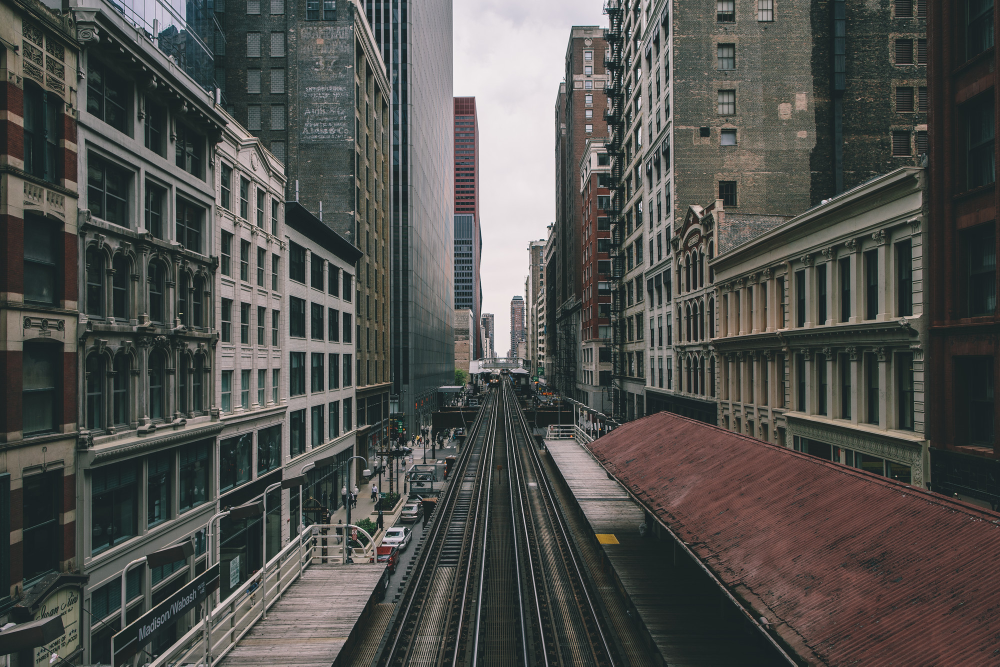
#> input picture cityscape.jpg, 2000 x 1333 px (shown at 1/2 size)
$ python sta_v01.py cityscape.jpg
#> lines starting #> are read from the running program, lines starting #| are printed output that depends on the picture
'''
Author: Bryson Gray
2022

version 01. Structure tensor analyisis is changed to apply Gaussian filter before computing derivatives.
'''

# %%


from scipy.ndimage import gaussian_filter, sobel
from torch.nn.functional import grid_sample
import os
os.environ["OPENCV_IO_MAX_IMAGE_PIXELS"] = pow(2,40).__str__()
import cv2
from skimage.transform import resize
import numpy as np
import torch
import matplotlib
import argparse
import h5py

def load_img(impath, img_down=0, reverse_intensity=False):
#> called with impath = 'cityscape.jpg', img_down = 0, reverse_intensity = False
    imname = os.path.split(impath)[1]
    print(f'loading image {imname}...')
    I = cv2.imread(impath, cv2.IMREAD_GRAYSCALE)
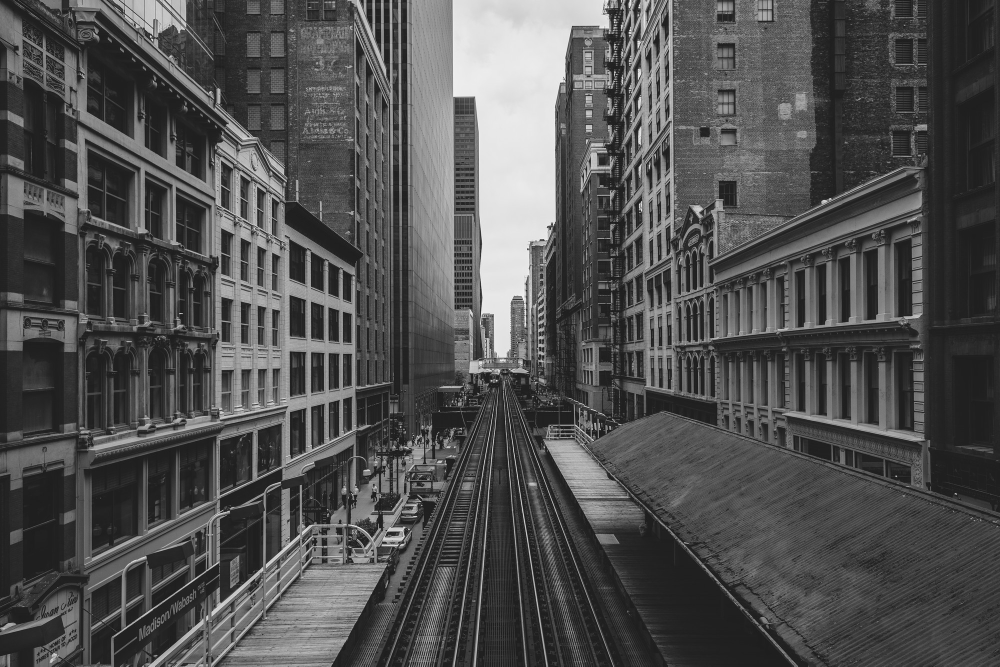
#> I: shape (1333, 2000) (shown at 1/2 size); min 7, max 255, mean 80.5
    if img_down:
        print('downsampling image...')
        I = resize(I, (I.shape[0]//img_down, I.shape[1]//img_down), anti_aliasing=True)
    # fit I to range (0,1)
    if np.max(I[0]) > 1:
        I = I * 1/255
    if reverse_intensity == True:
        I = 1 - I

    return I

# function for applying rigid transformations to S
def construct_S(xx, yy, xy, down=0, A=None):
    '''
    Construct the structure tensor image from its components and apply a rigid transfrom if one is given.

    Parameters
    ----------
    xx : numpy 2d-array
        Numpy array storing x gradient information of the original 2D image.
    yy : numpy 2d-array
        Numpy array storing y gradient information of the original 2D image.
    xy : numpy 2d-array
        Numpy array storing x gradient * y gradient of the original 2D image.
    A : numpy 2d-array
        3x3 rigid transformation matrix
    Returns
    -------
    S : array
        Structure tensor image


    '''
    if A is not None:
        # first apply rigid transformation to coordinates and resample each component of S.
        Ai = np.linalg.inv(A)
        # get coordinate grid of S
        xS = [np.arange(xx.shape[0])-xx.shape[0]/2, np.arange(xx.shape[1])-xx.shape[1]/2, np.arange(2)] # place origin in center of image
        XS = np.stack(np.meshgrid(xS[0], xS[1], xS[2]), axis=-1).transpose(1,0,2,3) # we assume A is in x,y,z order so make XS x,y,z to match
        # apply transform to coordinate grid
        AiS = (Ai @ XS[..., None])[...,0].transpose(3,0,1,2)
        # resample each component on transformed grid
        xx = interp(xS, xx[None, ..., None].astype(np.double), AiS).squeeze().numpy()[...,0]
        yy = interp(xS, yy[None, ..., None].astype(np.double), AiS).squeeze().numpy()[...,0]
        xy = interp(xS, xy[None, ..., None].astype(np.double), AiS).squeeze().numpy()[...,0]

    S = np.stack((xx, xy, xy, yy), axis=-1)
    if down:
        S = resize(S, (S.shape[0]//down, S.shape[1]//down, 4), anti_aliasing=True)
    S = S.reshape((S.shape[0],S.shape[1],2,2))

    # transform structure tensors
    if A is not None:
        S = A[:2,:2] @ S @ np.transpose(A[:2,:2])  # transform structure tensors

    return S

def struct_tensor(I, sigma=1, down=0, A=None, all=False):
    # sobel function gets approx. gradient of image intensity along the specified axis
#> called with sigma = 1, down = 1, all = False
    print('calculating image gradients...')

    I_y = sobel(I, axis=0)
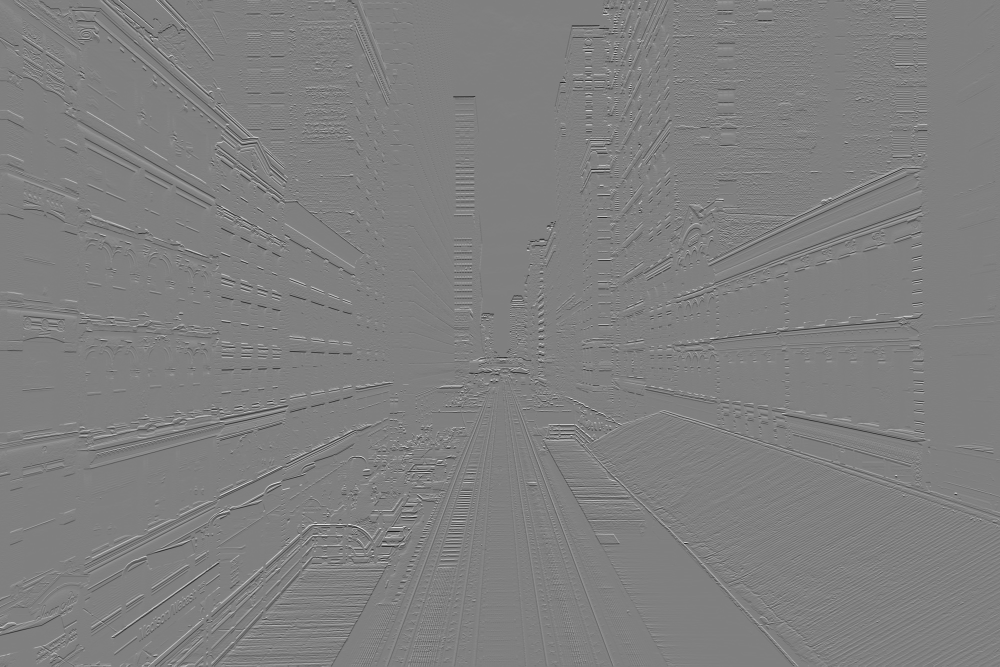
#> I_y: shape (1333, 2000) float64 (shown at 1/2 size); min -3.16, max 3.14, mean -0.000969; drawn with min black and max white
    I_x = sobel(I, axis=1)

    # construct the structure tensor, s
    print('constructing structure tensors...')
    I_y_sq = gaussian_filter(I_y**2, sigma=sigma)
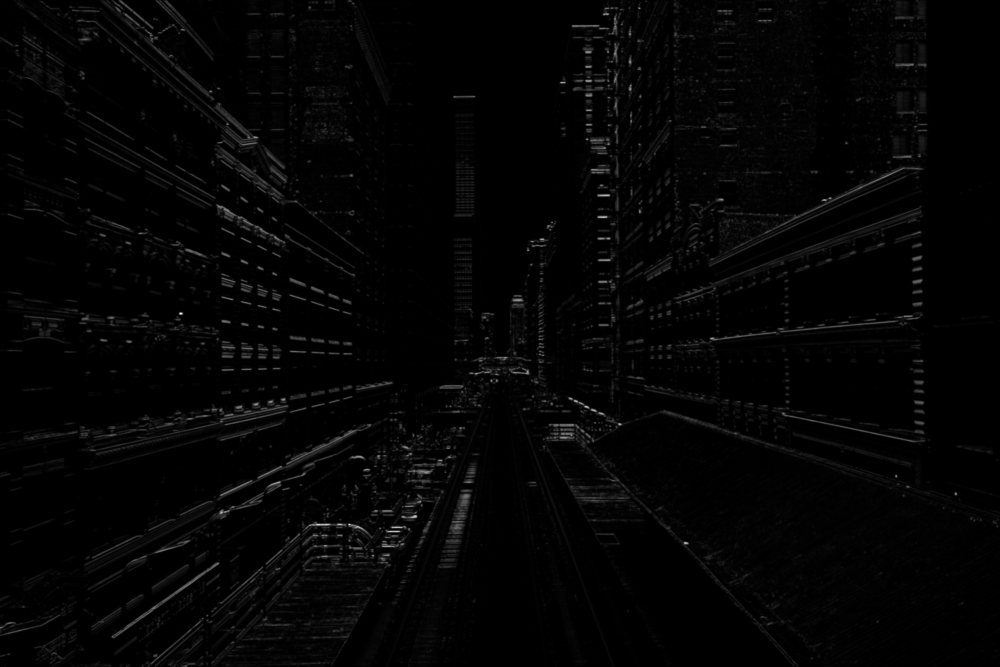
#> I_y_sq: shape (1333, 2000) float64 (shown at 1/2 size); min 0, max 5.59, mean 0.101; drawn with min black and max white
    I_x_sq = gaussian_filter(I_x**2, sigma=sigma)
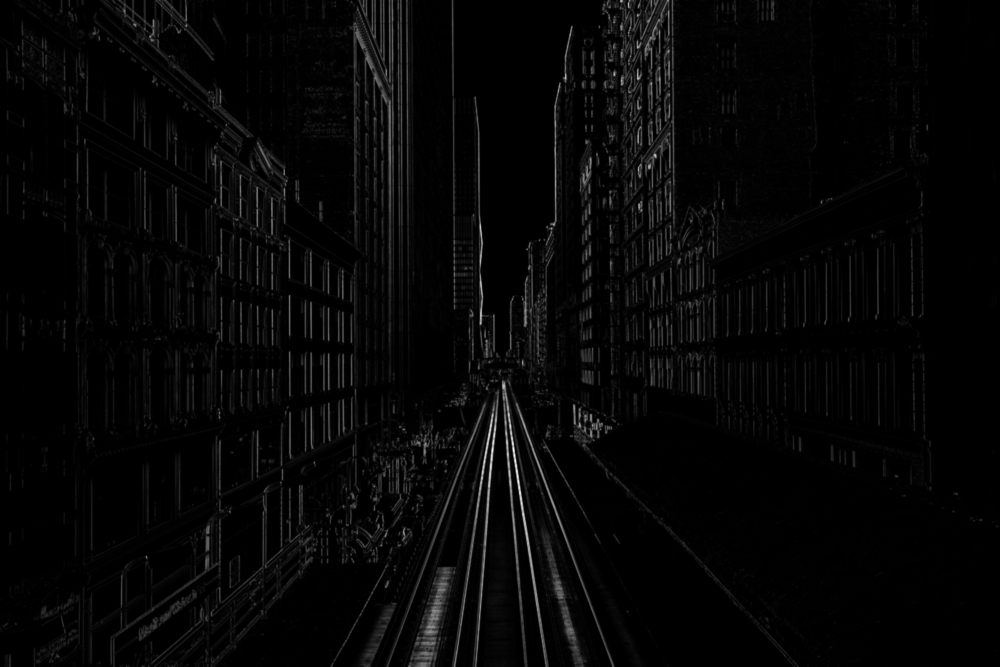
#> I_x_sq: shape (1333, 2000) float64 (shown at 1/2 size); min 0, max 6.08, mean 0.159; drawn with min black and max white
    I_xy = gaussian_filter(I_x*I_y, sigma=sigma)
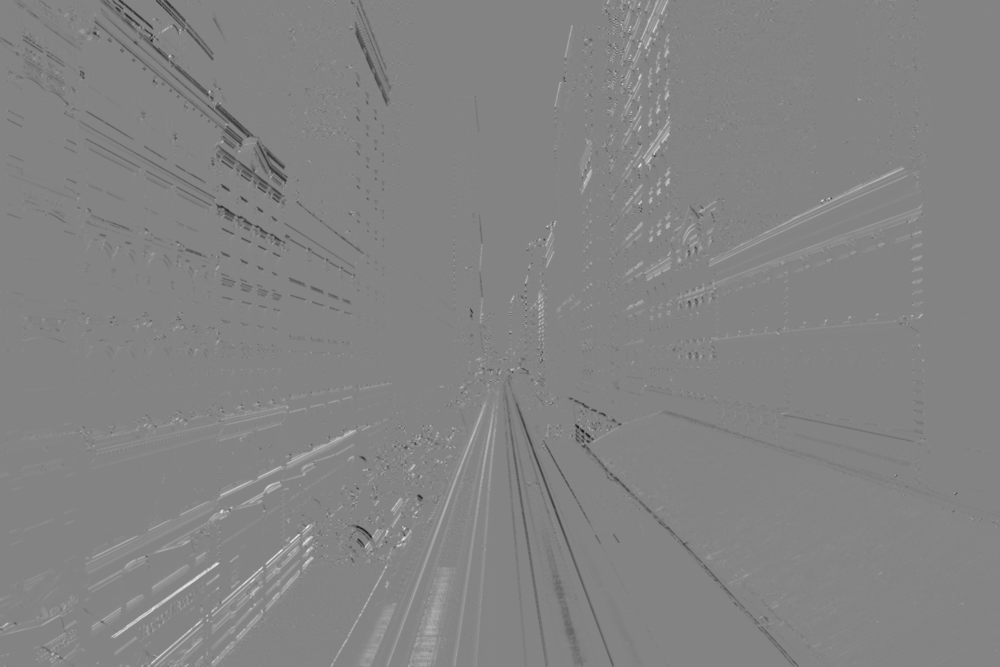
#> I_xy: shape (1333, 2000) float64 (shown at 1/2 size); min -2.22, max 2.07, mean 0.00383; drawn with min black and max white

    S = construct_S(I_x_sq, I_y_sq,
        I_xy, A=A, down=down)
#> in construct_S, `S = np.stack((xx, xy, xy, yy), axis=-1)`:
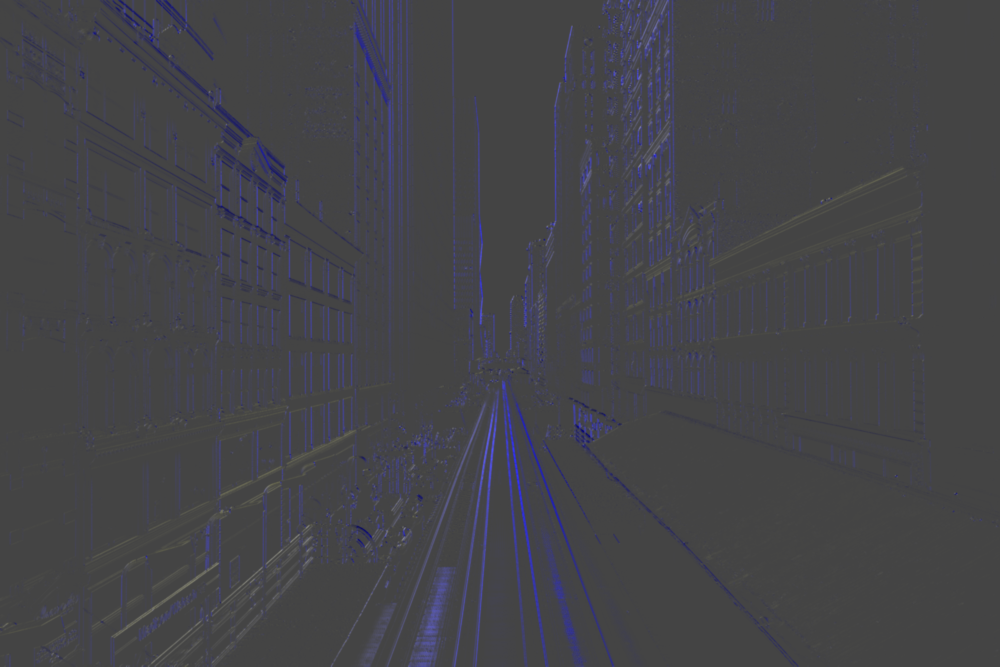
#> S: shape (1333, 2000, 4) float64 (shown at 1/2 size); mean of channels 0, 1, 2, 3 0.159, 0.00383, 0.00383, 0.101; drawn with min black and max white
    if all:
        # construct orientation (theta) and anisotropy index (AI)
        print('calculating orientations and anisotropy...')
        d,v = np.linalg.eig(S)

        # get only principle eigenvectors
        max_idx = np.abs(d).argmax(axis=-1)
        max_idx = np.ravel(max_idx)
        max_idx = np.array([np.arange(max_idx.shape[0]), max_idx])
        v = np.transpose(v, axes=(0,1,3,2)).reshape(-1,2,2)
        v = v[max_idx[0],max_idx[1]].reshape(S.shape[0],-1,2)
        theta = ((np.arctan(v[...,1] / v[...,0])) + np.pi / 2) / np.pi
        AI = abs(d[...,0] - d[...,1]) / abs(d[...,0] + d[...,1])

        # make hsv image where hue= primary orientation, saturation= anisotropy, value= original image
        print('constructing hsv image...')

        if down:
            I = resize(I, (I.shape[0]//down, I.shape[1]//down), anti_aliasing=True)
        stack = np.stack([theta,AI,I], -1)
        hsv = matplotlib.colors.hsv_to_rgb(stack)

        return {'S':S, 'theta':theta, 'AI':AI, 'hsv':hsv}
    else:
        return S


# [84 lines left out: functions interp, read_matrix_data, not called in this run]

def main():

    parser = argparse.ArgumentParser()
    parser.add_argument("image", help="path to image to be used for structure tensor analysis")
    parser.add_argument("-o", "--out", help="output directory")
    parser.add_argument("-a", "--all", action="store_true",
                        help="save out theta, anisotropy index, and hsv with structure tensor")
    parser.add_argument("-i", "--img_down", type=int, default=0,
                        help="image downsampling factor applied before structure tensor calculation")
    parser.add_argument("-s", "--sigma", type=float, default=1,
                        help="sigma used for gaussian filter on structure tensor")
    parser.add_argument("-d", "--down", type=int, default=1,
                        help="structure tensor downsampling factor")
    parser.add_argument("-r", "--reverse_intensity", action="store_true",
                        help="reverse image intensity, e.g. light on dark to dark on light")
    parser.add_argument('-A', '--affine', help=".txt file storing rigid 3x3 transformation matrix")
    args = parser.parse_args()

    image = args.image

    if args.out:
        out = args.out
        if not os.path.exists(out):
            os.makedirs(out)
    else:
        out = os.getcwd()

    if args.affine:
        with open(args.affine, 'rt') as f:
            A = read_matrix_data(f)

    img_down = args.img_down
    sigma = args.sigma
    down = args.down
    reverse_intensity = args.reverse_intensity

    I = load_img(image, img_down, reverse_intensity)
    if args.all==True:
        st_out = struct_tensor(I, sigma, down, all=True)
        S = st_out['S']
        theta = st_out['theta']
        AI = st_out['AI']
        hsv = st_out['hsv']
    else:
        S = struct_tensor(I, sigma, down)

    # save out structure tensor field
    base = os.path.splitext(os.path.split(image)[1])[0]
    S_name = base + '_S.h5'
    with h5py.File(os.path.join(out, S_name), 'w') as f:
            f.create_dataset('S', data=S)

    # save out images
    if args.all:
        name = base + '_theta.png'
        cv2.imwrite(os.path.join(out, name), (theta*255).astype(np.uint8), [cv2.IMWRITE_PNG_COMPRESSION, 0])
        name = base + '_AI.png'
        cv2.imwrite(os.path.join(out, name), (AI*255).astype(np.uint8), [cv2.IMWRITE_PNG_COMPRESSION, 0])
        name = base + '_hsv.png'
        cv2.imwrite(os.path.join(out, name), (hsv*255).astype(np.uint8), [cv2.IMWRITE_PNG_COMPRESSION, 0])

    return
#%%
if __name__ == "__main__":
    main()

#%%
